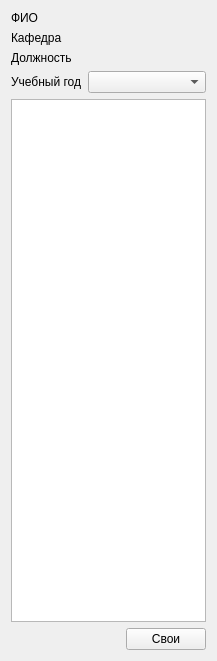
<?xml version="1.0" encoding="UTF-8"?>
<ui version="4.0">
 <class>FacultyPanel</class>
 <widget class="QWidget" name="FacultyPanel">
  <property name="geometry">
   <rect>
    <x>0</x>
    <y>0</y>
    <width>217</width>
    <height>661</height>
   </rect>
  </property>
  <property name="windowTitle">
   <string>Form</string>
  </property>
  <layout class="QVBoxLayout" name="verticalLayout">
   <item>
    <widget class="QLabel" name="lbl_fio">
     <property name="text">
      <string>ФИО</string>
     </property>
     <property name="wordWrap">
      <bool>true</bool>
     </property>
    </widget>
   </item>
   <item>
    <widget class="QLabel" name="lbl_department">
     <property name="text">
      <string>Кафедра</string>
     </property>
     <property name="wordWrap">
      <bool>true</bool>
     </property>
    </widget>
   </item>
   <item>
    <widget class="QLabel" name="lbl_post">
     <property name="text">
      <string>Должность</string>
     </property>
     <property name="wordWrap">
      <bool>true</bool>
     </property>
    </widget>
   </item>
   <item>
    <layout class="QHBoxLayout" name="horizontalLayout_2" stretch="0,1">
     <item>
      <widget class="QLabel" name="label">
       <property name="text">
        <string>Учебный год</string>
       </property>
      </widget>
     </item>
     <item>
      <widget class="QComboBox" name="cb_year"/>
     </item>
    </layout>
   </item>
   <item>
    <widget class="QTreeView" name="tree_plans">
     <property name="editTriggers">
      <set>QAbstractItemView::NoEditTriggers</set>
     </property>
    </widget>
   </item>
   <item>
    <layout class="QHBoxLayout" name="horizontalLayout">
     <item>
      <spacer name="horizontalSpacer">
       <property name="orientation">
        <enum>Qt::Horizontal</enum>
       </property>
       <property name="sizeHint" stdset="0">
        <size>
         <width>68</width>
         <height>20</height>
        </size>
       </property>
      </spacer>
     </item>
     <item>
      <widget class="QPushButton" name="btn_own">
       <property name="text">
        <string>Свои</string>
       </property>
      </widget>
     </item>
    </layout>
   </item>
  </layout>
 </widget>
 <resources/>
 <connections/>
</ui>
